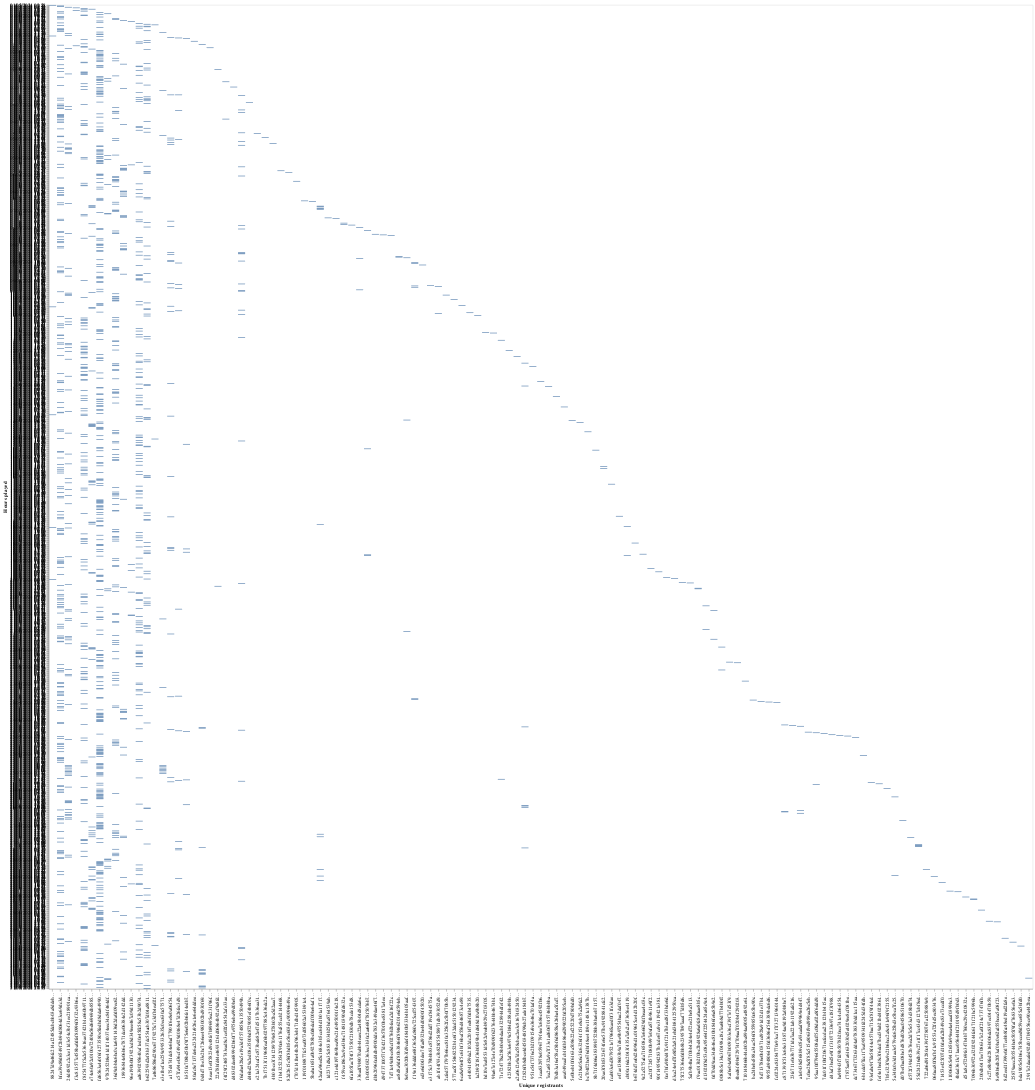

Notebook cell for this chart:
### Code cell
alt.Chart(original_sessions).mark_bar().encode(
    x=alt.X("hashedEmail").sort("y").title("Unique registrants"),
    y=alt.Y("start_time").title("Hours played"),
    #color=alt.Color("experience")
).properties(width = 2000, height= 4000)

### Figure 1 — Vega-Lite specification as saved in the notebook (floating-point values rounded to 4 significant figures; data arrays with more than 128 entries replaced by an {"elided": "..."} marker saying what was removed)
{"config": {"view": {"continuousWidth": 300, "continuousHeight": 300}}, "data": {"name": "data-195cb5f5b477a0bf69fbe2deba39f228"}, "mark": {"type": "bar"}, "encoding": {"x": {"field": "hashedEmail", "sort": "y", "title": "Unique registrants", "type": "nominal"}, "y": {"field": "start_time", "title": "Hours played", "type": "nominal"}}, "height": 4000, "width": 2000, "$schema": "https://vega.github.io/schema/vega-lite/v5.20.1.json", "datasets": {"data-195cb5f5b477a0bf69fbe2deba39f228": {"elided": "1535 records"}}}
